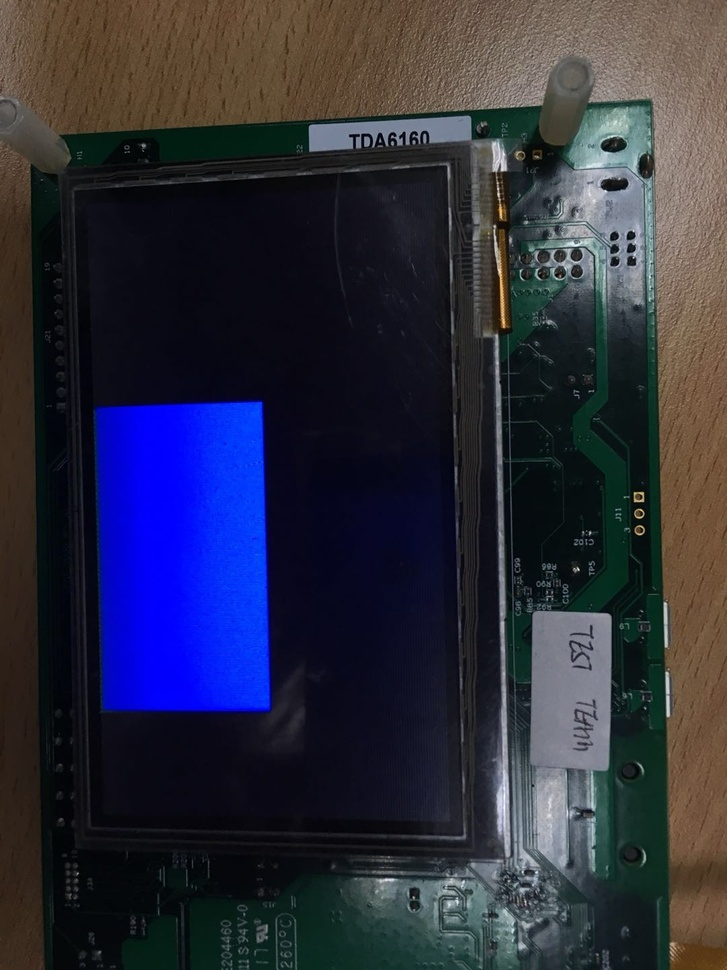
#> input picture pyopencv/pxp_blue.jpg, 727 x 970 px, shrunk from 1080 x 1440 before the run, found by its file name
$ python threshold_test.py   (Python 2 division)
#> lines starting #> are read from the running program, lines starting #| are printed output that depends on the picture; after the words box and inside, x2 and y2 are one past the last pixel; in counts of white or black regions, pixels touching at a corner belong together
import cv2
import numpy as np
from matplotlib import pyplot as plt

img_bgr = cv2.imread('c:\\video\pxp_blue.jpg')
#> img_bgr is the input picture: shape (970, 727, 3); mean B, G, R 61.8, 45.5, 44.7
img_gray = cv2.cvtColor(img_bgr, cv2.COLOR_BGR2GRAY)
img_rgb = cv2.cvtColor(img_bgr, cv2.COLOR_BGR2RGB)
img_hsv = cv2.cvtColor(img_rgb, cv2.COLOR_RGB2HSV)
#> img_hsv: shape (970, 727, 3); mean H, S, V 83.9, 124.7, 71.9
r, g, b = cv2.split(img_rgb)
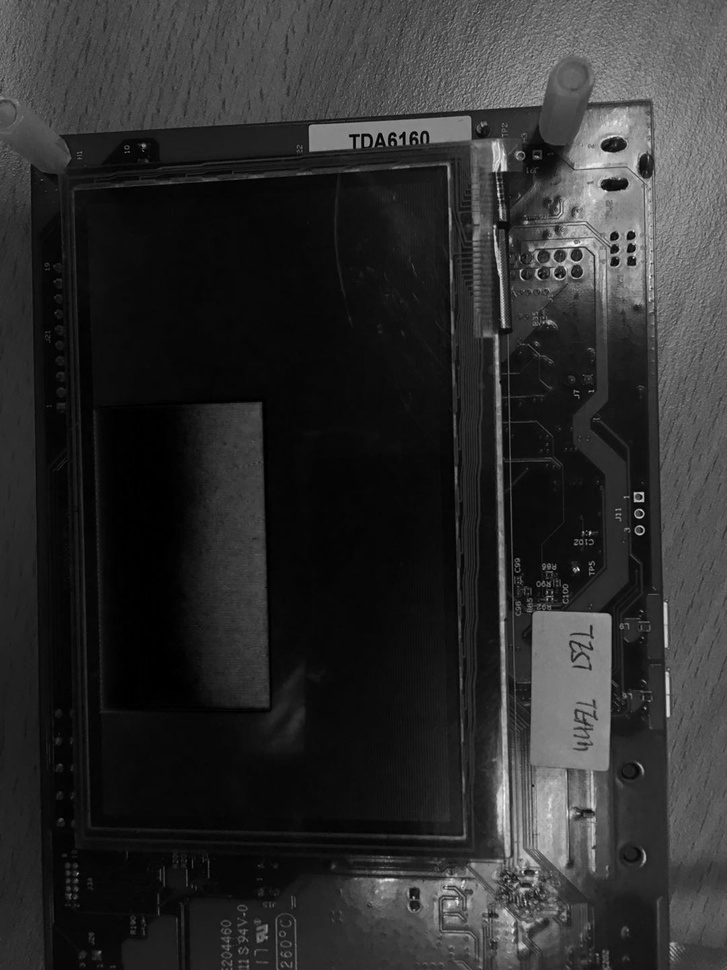
#> g: shape (970, 727); min 0, max 255, mean 45.5
h, s, v = cv2.split(img_hsv)
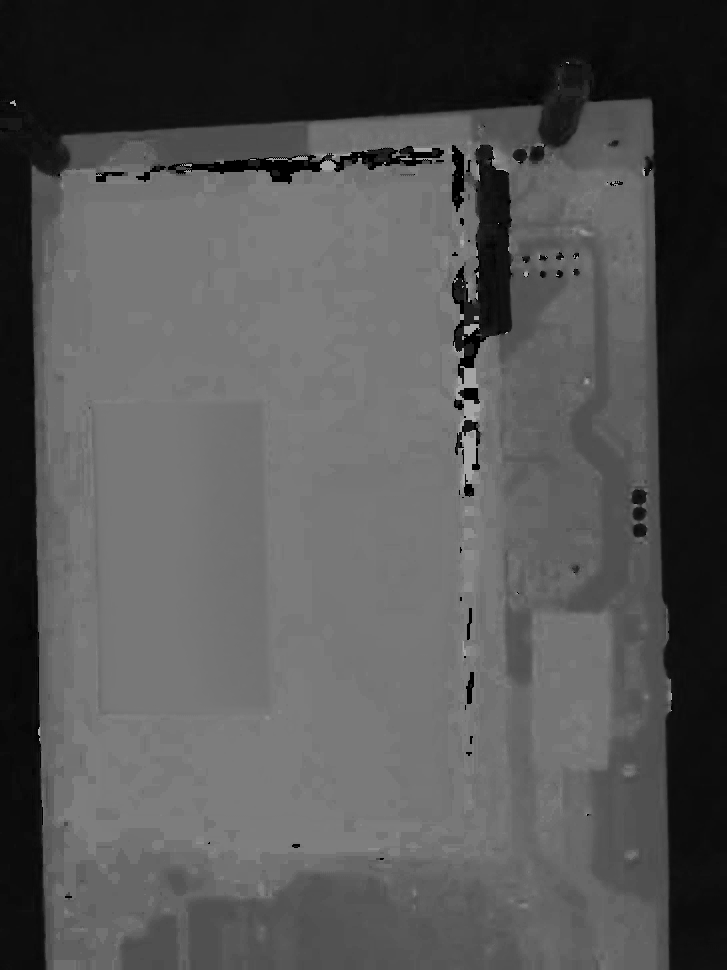
#> h: shape (970, 727); min 0, max 178, mean 83.9
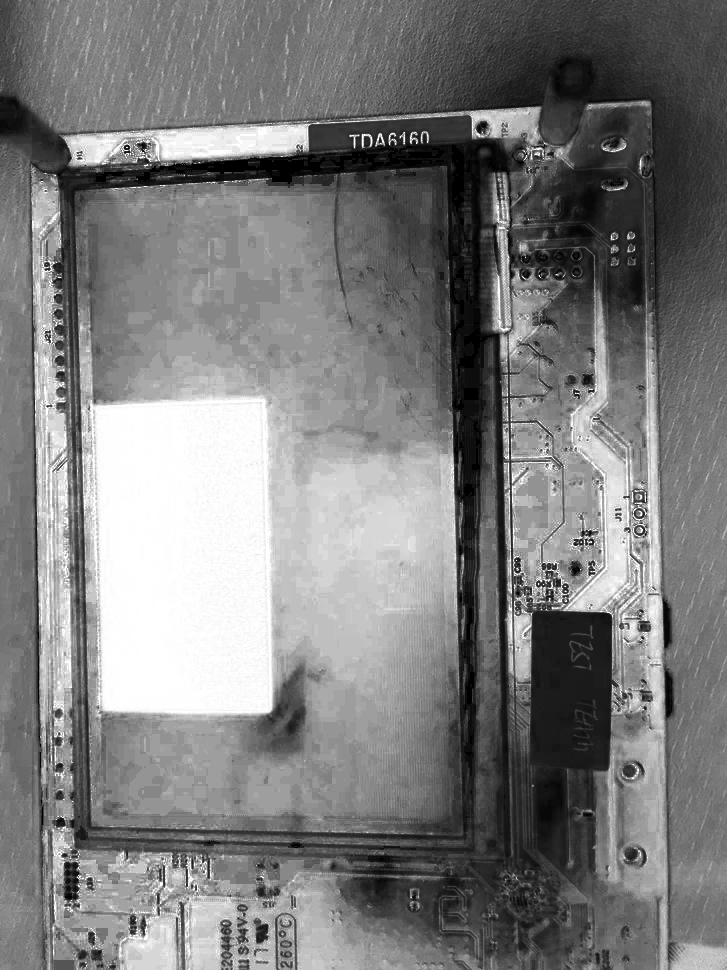
#> s: shape (970, 727); min 0, max 255, mean 124.7
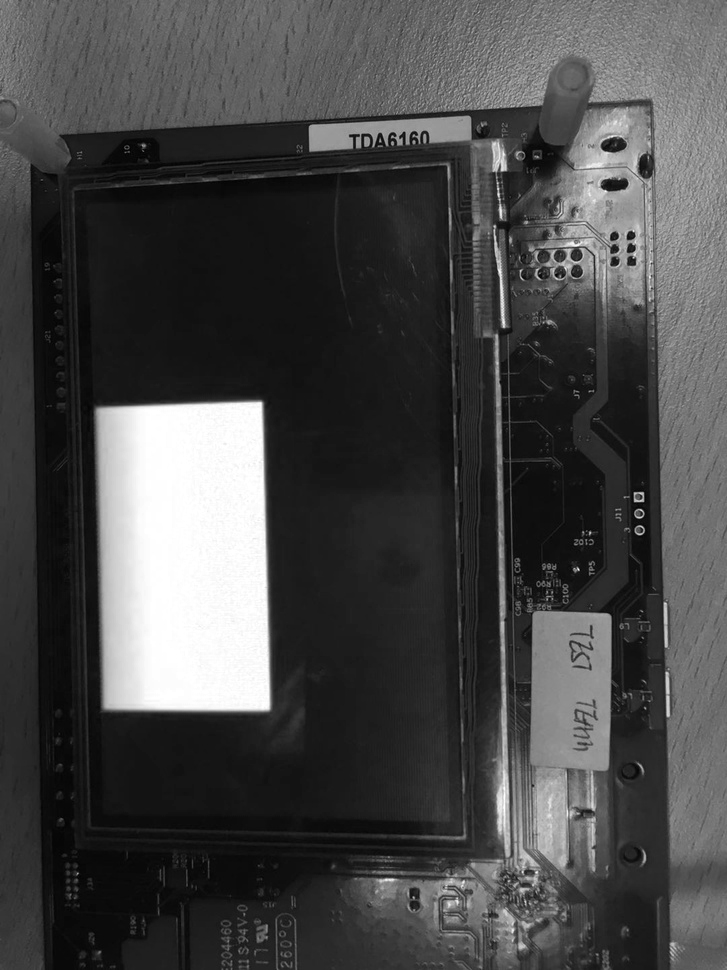
#> v: shape (970, 727); min 1, max 255, mean 71.9
h = cv2.Canny(img_gray, 100, 200)
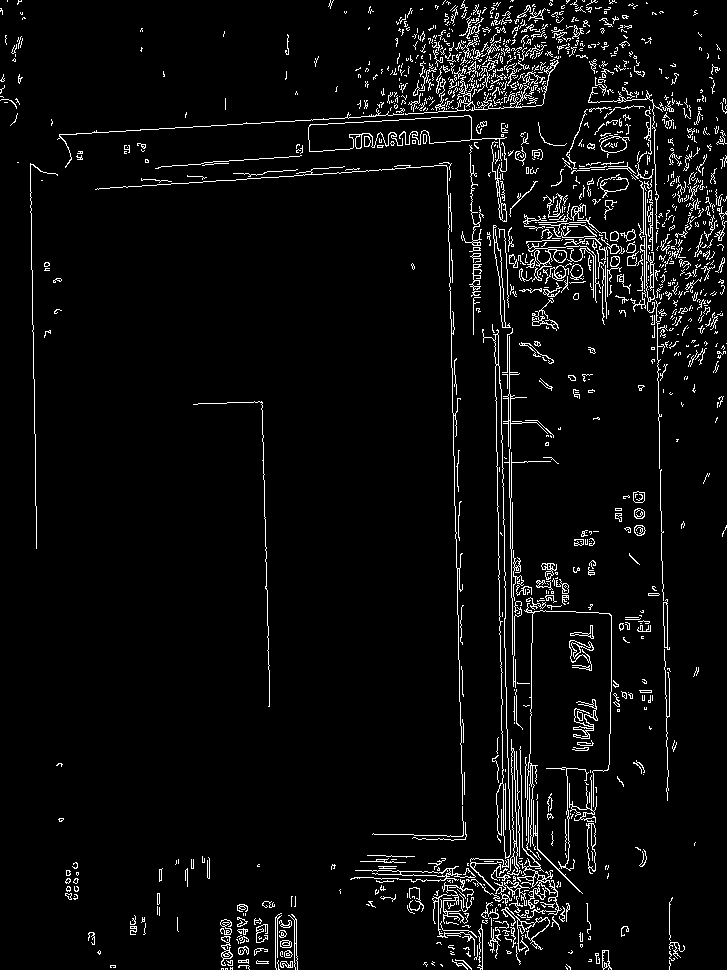
#> h: shape (970, 727); 4.7% white in thin lines or dots

# cv2.adaptiveThreshold(img_gray,img_gray,100)
ret, mask = cv2.threshold(img_gray, 10, 255, cv2.THRESH_BINARY)
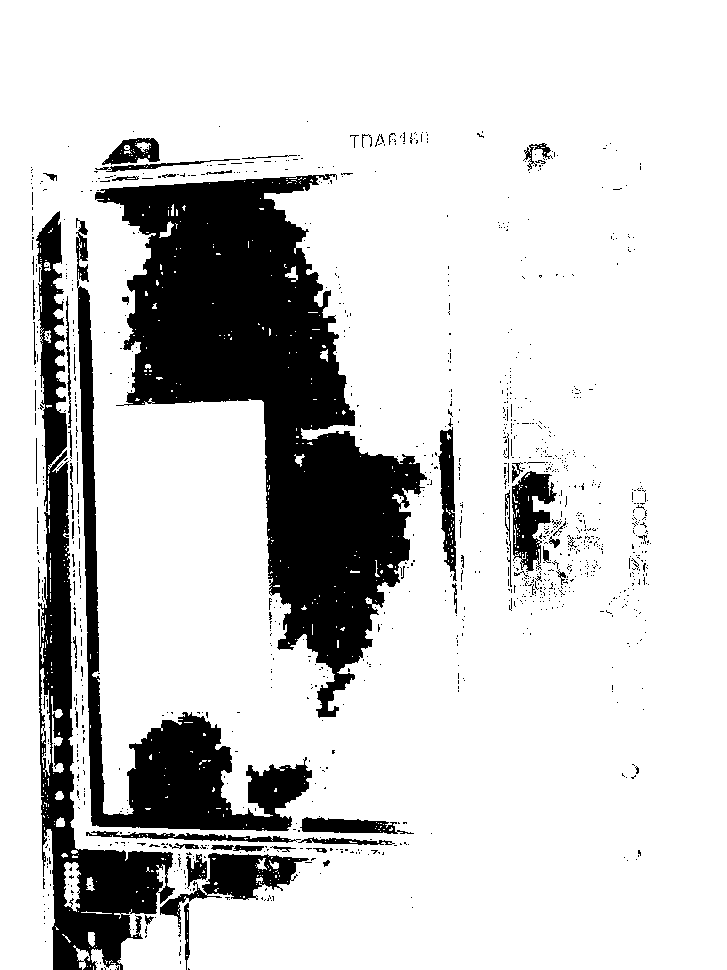
#> mask: shape (970, 727); 81.4% white; 1151 black regions (1085 under 20 px), largest, box (x1, y1, x2, y2) and area: (95, 174, 427, 718) 69715, (36, 211, 175, 970) 23620, (76, 218, 312, 831) 20082
print mask
#> (printed output is left out)
plt.subplot(131),plt.imshow(img_rgb)
plt.subplot(132),plt.imshow(img_gray)
plt.subplot(133),plt.imshow(mask)
# [22 lines of commented-out code are left out]
wm = plt.get_current_fig_manager()
wm.window.state('zoomed')
plt.show()

$ run again, with pyopencv/house.jpg copied over pyopencv/pxp_blue.jpg
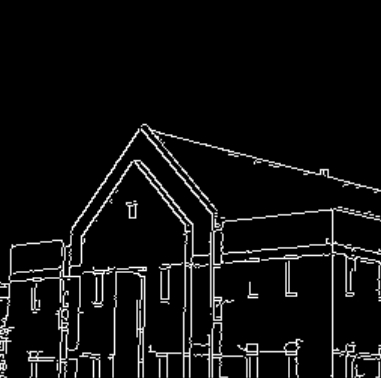
#> input picture pyopencv/house.jpg, 381 x 378 px, found by its file name
#> img_bgr is the input picture: shape (378, 381, 3); min 0, max 255, mean 14.9
#> img_hsv: shape (378, 381, 3); mean H, S, V 0, 0, 14.9
#> `h = cv2.Canny(img_gray, 100, 200)`:
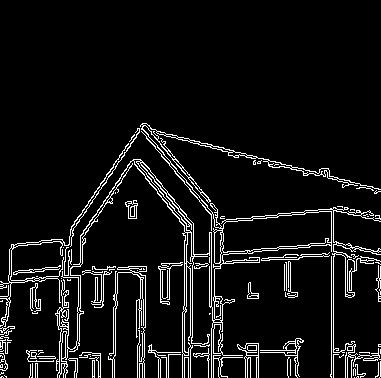
#> h: shape (378, 381); 7% white in thin lines or dots, all inside (x1, y1, x2, y2) = (0, 123, 381, 378)
#> mask: shape (378, 381); 11.5% white; 7 white regions, largest, box (x1, y1, x2, y2) and area: (0, 123, 381, 378) 14251, (82, 266, 148, 378) 1615, (79, 352, 101, 378) 240
#> (printed output is left out)
#> `plt.show()`:
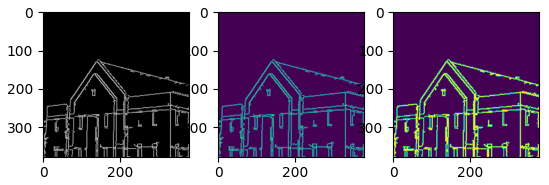
#> figure drawn by matplotlib, 3 panels

$ run again, with pyopencv/lcd.jpg copied over pyopencv/pxp_blue.jpg
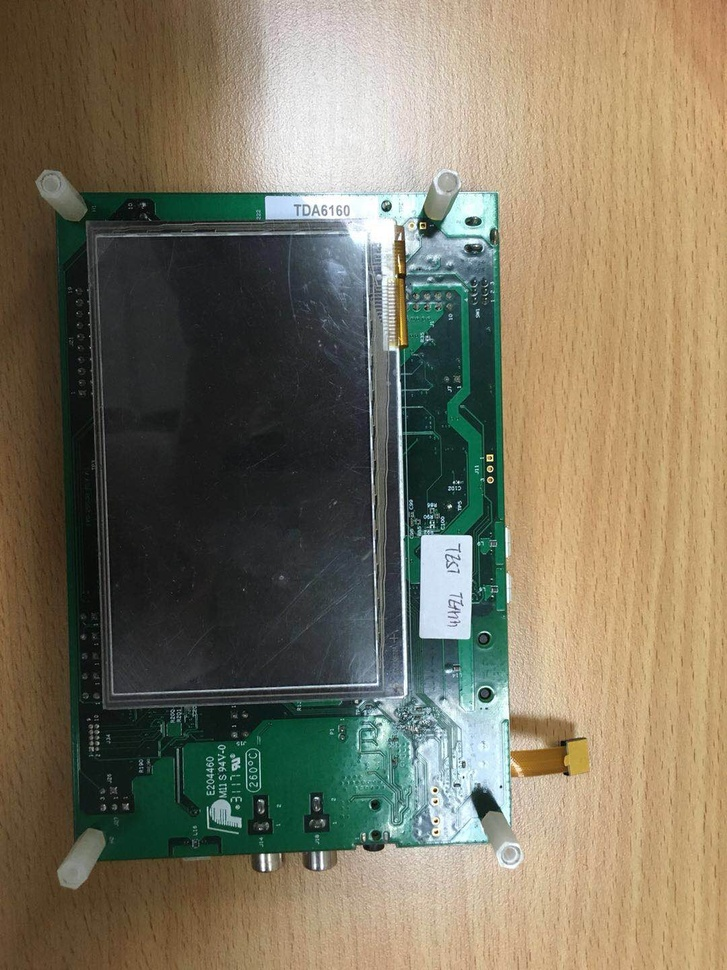
#> input picture pyopencv/lcd.jpg, 727 x 970 px, shrunk from 1080 x 1440 before the run, found by its file name
#> img_bgr is the input picture: shape (970, 727, 3); mean B, G, R 95.7, 116.2, 123.6
#> img_hsv: shape (970, 727, 3); mean H, S, V 44, 84.6, 132.1
#> `h = cv2.Canny(img_gray, 100, 200)`:
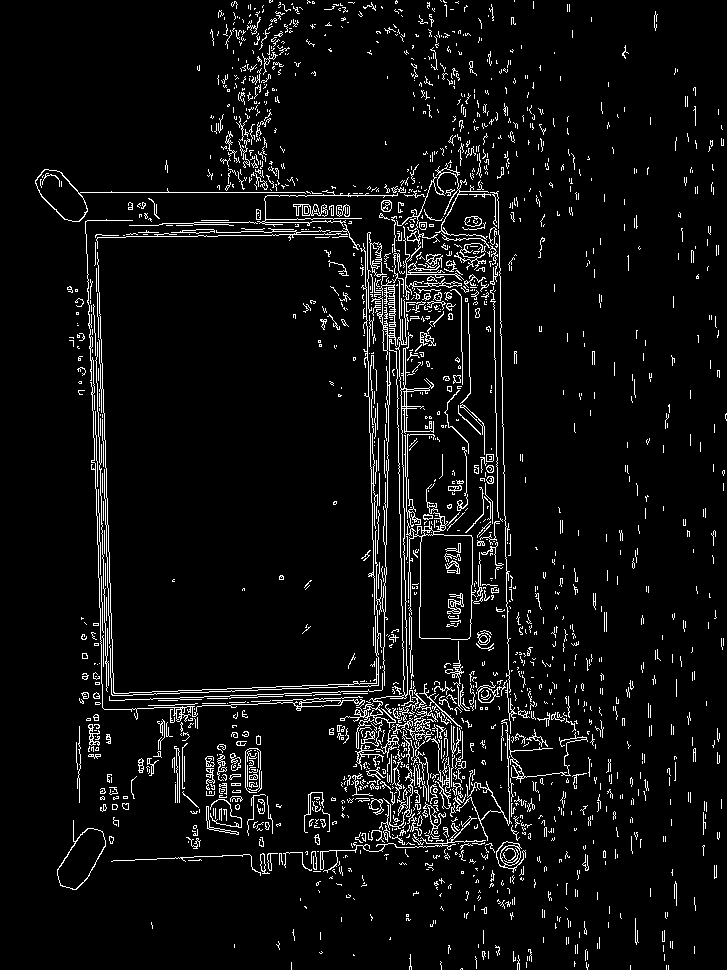
#> h: shape (970, 727); 5.7% white in thin lines or dots
#> `ret, mask = cv2.threshold(img_gray, 10, 255, cv2.THRESH_BINARY)`:
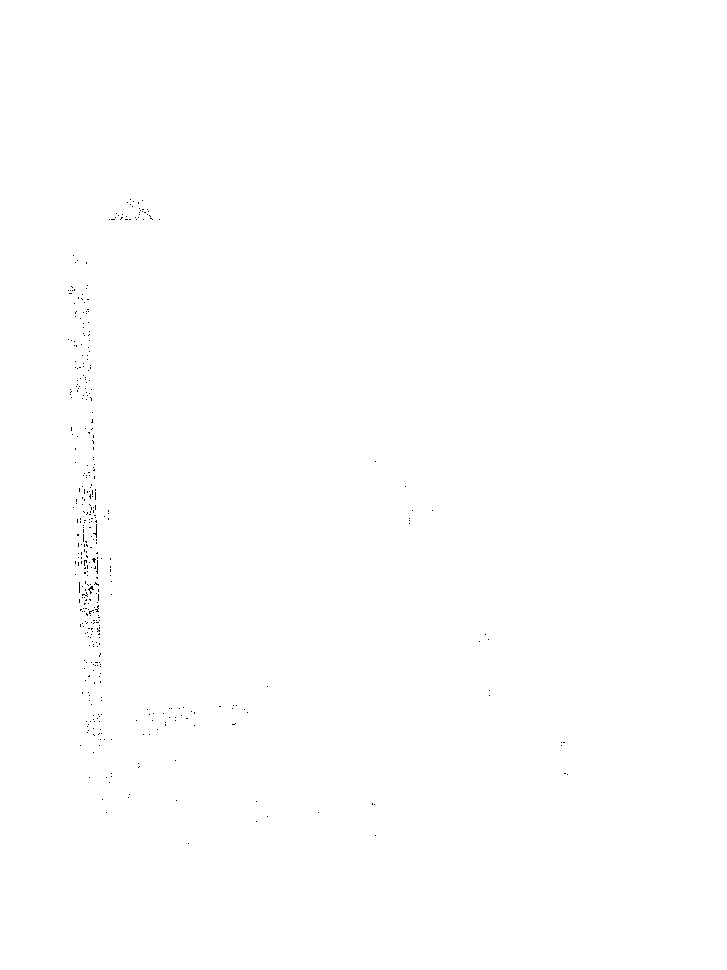
#> mask: shape (970, 727); 99.9% white; black in thin lines or dots, all inside (x1, y1, x2, y2) = (68, 199, 568, 844)
#> (printed output is left out)
